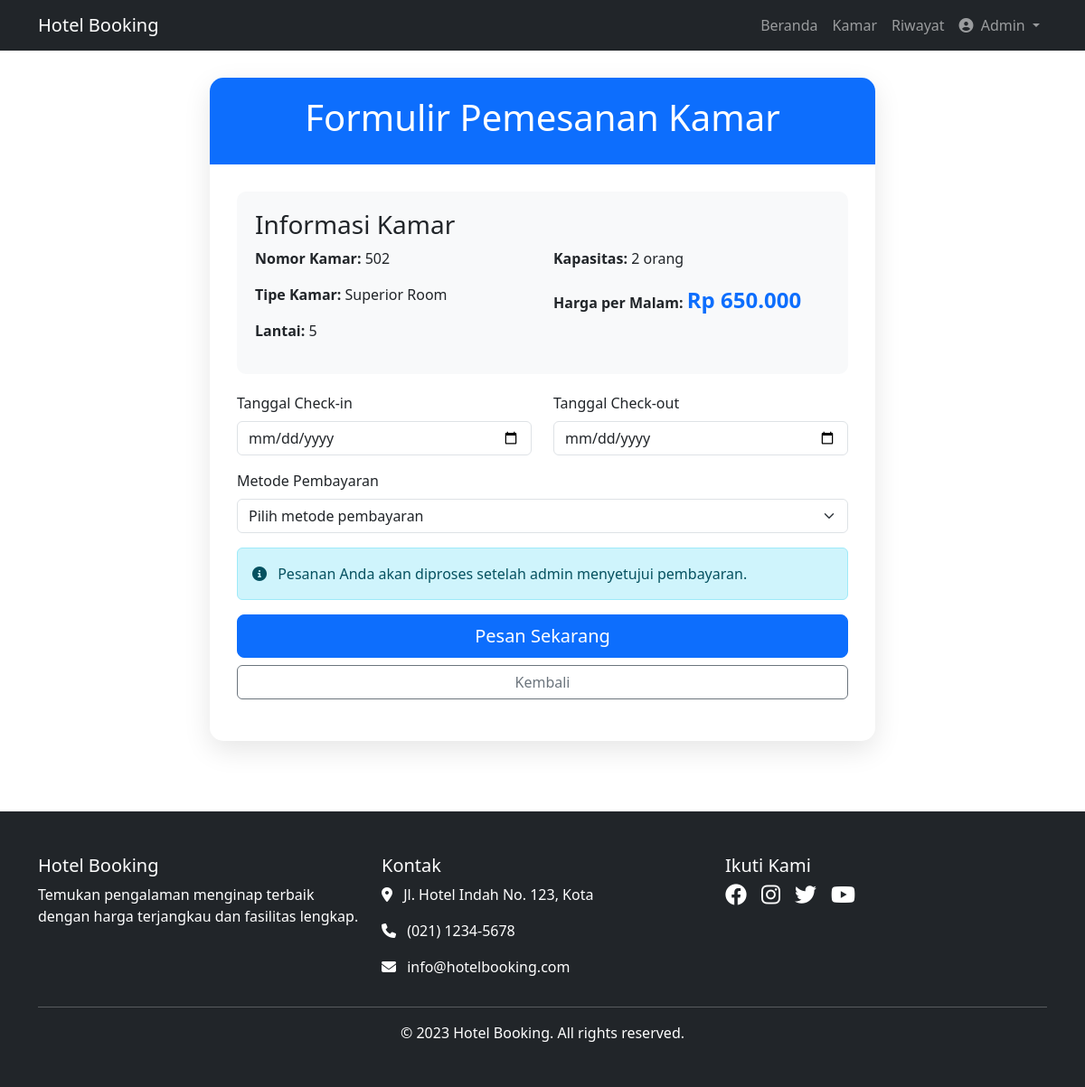
Page /kamar_pesan.php?id=10 (signed in) on the committed database.
### tables this page shows
CREATE TABLE `rooms` (
  `id` int(11) NOT NULL,
  `image` varchar(100) NOT NULL,
  `room_number` varchar(10) NOT NULL,
  `room_type_id` int(11) NOT NULL,
  `floor` int(11) NOT NULL,
  `status` enum('available','maintenance','booked') DEFAULT 'available',
  `created_at` datetime DEFAULT current_timestamp()
);

CREATE TABLE `room_types` (
  `id` int(11) NOT NULL,
  `name` varchar(100) NOT NULL,
  `description` text DEFAULT NULL,
  `price_per_night` decimal(10,2) NOT NULL,
  `capacity` int(11) NOT NULL,
  `facilities` text DEFAULT NULL,
  `created_at` datetime DEFAULT current_timestamp()
);

### kamar_pesan.php (the view, shortened to what this page needs)
<?php
include 'koneksi.php';
include 'bootstrap.php';
$room_id = $_GET['id'];
$query = "SELECT r.*, rt.name as room_type, rt.price_per_night, rt.capacity
          FROM rooms r
          JOIN room_types rt ON r.room_type_id = rt.id
          WHERE r.id = $room_id AND r.status = 'available'";
$result = mysqli_query($koneksi, $query);
$room = mysqli_fetch_assoc($result);
$formatted_price = number_format($room['price_per_night'], 0, ',', '.');
?>
<!DOCTYPE html>
<html lang="id">
<head>
</head>
<body>
    <div class="container">
        <div class="row justify-content-center">
            <div class="col-md-8">
                <div class="booking-card">
                    <div class="booking-header">
                        <h1>Formulir Pemesanan Kamar</h1>
                    </div>
                    <div class="booking-body">
                        <div class="room-info">
                            <h3>Informasi Kamar</h3>
                            <div class="row">
                                <div class="col-md-6">
                                    <p><strong>Nomor Kamar:</strong> <?= $room['room_number'] ?></p>
                                    <p><strong>Tipe Kamar:</strong> <?= $room['room_type'] ?></p>
                                    <p><strong>Lantai:</strong> <?= $room['floor'] ?></p>
                                </div>
                                <div class="col-md-6">
                                    <p><strong>Kapasitas:</strong> <?= $room['capacity'] ?> orang</p>
                                    <p><strong>Harga per Malam:</strong> <span class="price-tag">Rp <?= $formatted_price ?></span></p>
                                </div>
                            </div>
                        </div>
                        <form method="POST" action="">
                            <div class="row mb-3">
                                <div class="col-md-6">
                                    <label for="check_in" class="form-label">Tanggal Check-in</label>
                                    <input type="date" class="form-control" id="check_in" name="check_in" min="<?= date('Y-m-d') ?>" required>
                                </div>
                                <div class="col-md-6">
                                    <label for="check_out" class="form-label">Tanggal Check-out</label>
                                    <input type="date" class="form-control" id="check_out" name="check_out" min="<?= date('Y-m-d', strtotime('+1 day')) ?>" required>
                                </div>
                            </div>
                            <div class="mb-3">
                                <label for="payment_method" class="form-label">Metode Pembayaran</label>
                                <select class="form-select" id="payment_method" name="payment_method" required>
                                    <option value="" selected disabled>Pilih metode pembayaran</option>
                                </select>
                            </div>
                            <div class="alert alert-info">
                                <i class="fas fa-info-circle me-2"></i> Pesanan Anda akan diproses setelah admin menyetujui pembayaran.
                            </div>
                            <div class="d-grid gap-2">
                                <button type="submit" class="btn btn-primary btn-lg">Pesan Sekarang</button>
                                <a href="kamar_detail.php?id=<?= $room['room_type_id'] ?>" class="btn btn-outline-secondary">Kembali</a>
                            </div>
                        </form>
                    </div>
                </div>
            </div>
        </div>
    </div>
    <footer class="bg-dark text-white py-5 mt-5">
        <div class="container">
            <div class="row">
                <div class="col-md-4 mb-4 mb-md-0">
                    <h5>Hotel Booking</h5>
                    <p>Temukan pengalaman menginap terbaik dengan harga terjangkau dan fasilitas lengkap.</p>
                </div>
                <div class="col-md-4 mb-4 mb-md-0">
                    <h5>Kontak</h5>
                    <p><i class="fas fa-map-marker-alt me-2"></i> Jl. Hotel Indah No. 123, Kota</p>
                    <p><i class="fas fa-phone me-2"></i> (021) 1234-5678</p>
                    <p><i class="fas fa-envelope me-2"></i> info@hotelbooking.com</p>
                </div>
                <div class="col-md-4">
                    <h5>Ikuti Kami</h5>
                    <div class="d-flex gap-3 fs-4">
                        <a href="#" class="text-white"><i class="fab fa-facebook"></i></a>
                        <a href="#" class="text-white"><i class="fab fa-instagram"></i></a>
                        <a href="#" class="text-white"><i class="fab fa-twitter"></i></a>
                        <a href="#" class="text-white"><i class="fab fa-youtube"></i></a>
                    </div>
                </div>
            </div>
            <hr>
            <div class="text-center">
                <p class="mb-0">&copy; 2023 Hotel Booking. All rights reserved.</p>
            </div>
        </div>
    </footer>
</body>
</html>

### kamar_pesan.php (style rules this page uses)
.booking-card { border-radius: 15px; box-shadow: 0 10px 30px rgba(0, 0, 0, 0.1); overflow: hidden; margin-top: 30px; margin-bottom: 30px; }
.booking-header { background-color: #0d6efd; color: white; padding: 20px; text-align: center; }
.booking-body { padding: 30px; }
.room-info { background-color: #f8f9fa; border-radius: 10px; padding: 20px; margin-bottom: 20px; }
.price-tag { font-size: 1.5rem; font-weight: bold; color: #0d6efd; }

### rows in the picture
rooms: room_number "502", room_type.name "Superior Room", floor "5", room_type.capacity "2", room_type.price_per_night "650.000"

### other values in the picture
$userName "Admin"
